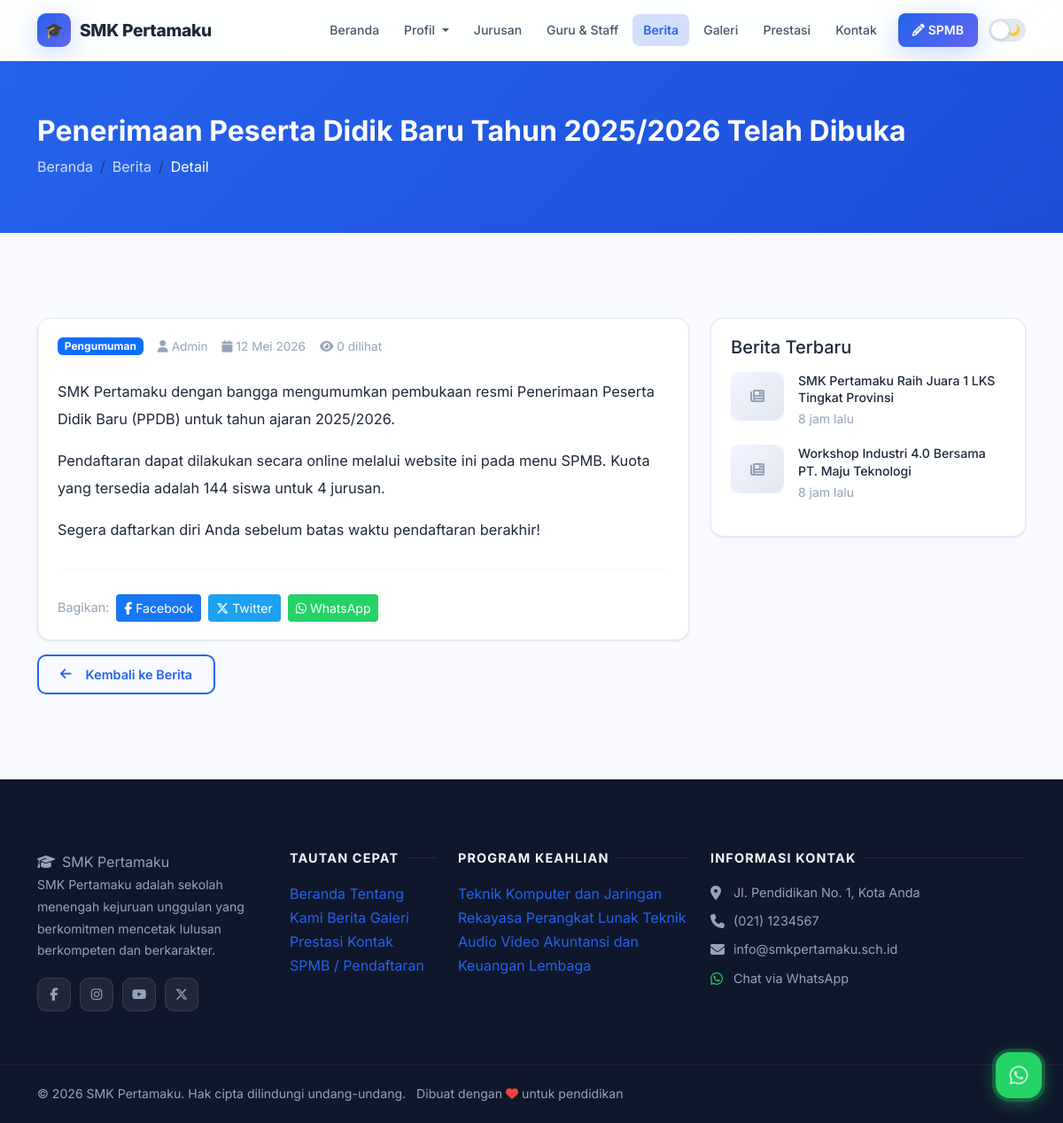
Screenshot of /berita/ppdb-2025-2026-dibuka with the database file from the repository.
### tables this page shows
CREATE TABLE IF NOT EXISTS `news` (
  `id` INT AUTO_INCREMENT PRIMARY KEY,
  `title` VARCHAR(250) NOT NULL,
  `slug` VARCHAR(250) UNIQUE NOT NULL,
  `excerpt` TEXT,
  `content` LONGTEXT,
  `image` VARCHAR(255) DEFAULT NULL,
  `category` VARCHAR(100) DEFAULT 'Berita',
  `program_id` INT DEFAULT NULL COMMENT 'NULL = berita umum, isi = berita jurusan spesifik',
  `author` VARCHAR(100) DEFAULT 'Admin',
  `views` INT DEFAULT 0,
  `is_published` TINYINT(1) DEFAULT 1,
  `published_at` DATETIME DEFAULT CURRENT_TIMESTAMP,
  `created_at` TIMESTAMP DEFAULT CURRENT_TIMESTAMP,
  FOREIGN KEY (`program_id`) REFERENCES `programs`(`id`) ON DELETE SET NULL
);

CREATE TABLE IF NOT EXISTS `social_media` (
  `id` INT AUTO_INCREMENT PRIMARY KEY,
  `platform` VARCHAR(50) NOT NULL,
  `url` VARCHAR(255) NOT NULL,
  `icon` VARCHAR(100) DEFAULT NULL,
  `is_active` TINYINT(1) DEFAULT 1
);

CREATE TABLE IF NOT EXISTS `programs` (
  `id` INT AUTO_INCREMENT PRIMARY KEY,
  `name` VARCHAR(200) NOT NULL,
  `code` VARCHAR(20) DEFAULT NULL,
  `description` LONGTEXT,
  `image` VARCHAR(255) DEFAULT NULL,
  `icon` VARCHAR(100) DEFAULT 'fas fa-laptop-code',
  `quota` INT DEFAULT 36,
  `is_active` TINYINT(1) DEFAULT 1,
  `sort_order` INT DEFAULT 0,
  `created_at` TIMESTAMP DEFAULT CURRENT_TIMESTAMP
);

### app/controllers/PublicController.php (called while the page is built, shortened)
<?php
class PublicController {
    public function newsDetail($slug) {
        $db = getDB();
        $slug = $db->real_escape_string($slug);
        $res = $db->query("SELECT * FROM news WHERE slug='$slug' AND is_published=1 LIMIT 1");
        if (!$res || !($news = $res->fetch_assoc())) {
            redirect('/berita');
        }
        require_once __DIR__ . '/../../views/public/news_detail.php';
    }
}

### index.php (called while the page is built, shortened)
<?php
require_once __DIR__ . '/routes/web.php';

### app/helpers.php (called while the page is built, shortened)
<?php
function getSettings() {
    $db = getDB();
    $res = $db->query("SELECT `key`, value FROM settings");
    $data = [];
    while ($row = $res->fetch_assoc()) {
        $data[$row['key']] = $row['value'];
    }
    return $data;
}
function timeAgo($datetime) {
    $time = time() - strtotime($datetime);
    if ($time < 86400) return round($time/3600) . ' jam lalu';
    return date('d M Y', strtotime($datetime));
}
function formatDate($date) {
    $months = ['','Januari','Februari','Maret','April','Mei','Juni',
               'Juli','Agustus','September','Oktober','November','Desember'];
    $d = date('j', strtotime($date));
    $m = $months[(int)date('n', strtotime($date))];
    $y = date('Y', strtotime($date));
    return "$d $m $y";
}

### views/public/news_detail.php (the view, shortened to what this page needs)
<?php
require_once __DIR__ . '/../layouts/header.php';
?>
<div style="background:linear-gradient(135deg,var(--primary),var(--primary-dark));padding:60px 0;color:#fff;">
    <div class="container">
        <h1 class="fw-bold mb-2" style="font-size:clamp(1.3rem,3vw,2rem);"><?= htmlspecialchars($news['title'] ?? '') ?></h1>
        <nav aria-label="breadcrumb">
            <ol class="breadcrumb mb-0"><li class="breadcrumb-item"><a href="<?= APP_URL ?>/" style="color:rgba(255,255,255,0.8);">Beranda</a></li><li class="breadcrumb-item"><a href="<?= APP_URL ?>/berita" style="color:rgba(255,255,255,0.8);">Berita</a></li><li class="breadcrumb-item active text-white">Detail</li></ol>
        </nav>
    </div>
</div>
<section class="section">
    <div class="container">
        <div class="row g-4">
            <div class="col-lg-8">
                <article class="card">
                    <div class="card-body">
                        <div class="d-flex flex-wrap align-items-center gap-3 mb-4">
                            <span class="badge bg-primary"><?= htmlspecialchars($news['category'] ?? '') ?></span>
                            <span style="color:var(--text-muted);font-size:0.85rem;"><i class="fas fa-user me-1"></i><?= htmlspecialchars($news['author'] ?? 'Admin') ?></span>
                            <span style="color:var(--text-muted);font-size:0.85rem;"><i class="fas fa-calendar me-1"></i><?= formatDate($news['published_at']) ?></span>
                            <span style="color:var(--text-muted);font-size:0.85rem;"><i class="fas fa-eye me-1"></i><?= number_format($news['views'] ?? 0) ?> dilihat</span>
                        </div>
                        <div style="color:var(--text);line-height:1.9;font-size:1.02rem;">
                            <?= $news['content'] ?? '' ?>
                        </div>
                        <hr style="border-color:var(--border);margin:28px 0;">
                        <div class="d-flex align-items-center gap-2 flex-wrap">
                            <span style="color:var(--text-muted);font-size:0.9rem;">Bagikan:</span>
                            <?php $shareUrl = urlencode(APP_URL . '/berita/' . ($news['slug'] ?? '')); $shareTitle = urlencode($news['title'] ?? ''); ?>
                            <a href="https://www.facebook.com/sharer/sharer.php?u=<?= $shareUrl ?>" target="_blank" class="btn btn-sm" style="background:#1877f2;color:#fff;"><i class="fab fa-facebook-f me-1"></i>Facebook</a>
                            <a href="https://twitter.com/intent/tweet?url=<?= $shareUrl ?>&text=<?= $shareTitle ?>" target="_blank" class="btn btn-sm" style="background:#1da1f2;color:#fff;"><i class="fab fa-x-twitter me-1"></i>Twitter</a>
                            <a href="https://wa.me/?text=<?= $shareTitle ?>+<?= $shareUrl ?>" target="_blank" class="btn btn-sm" style="background:#25d366;color:#fff;"><i class="fab fa-whatsapp me-1"></i>WhatsApp</a>
                        </div>
                    </div>
                </article>
                <div class="mt-3">
                    <a href="<?= APP_URL ?>/berita" class="btn btn-outline-primary"><i class="fas fa-arrow-left me-2"></i>Kembali ke Berita</a>
                </div>
            </div>
            <div class="col-lg-4">
                <div class="card mb-4">
                    <div class="card-body">
                        <h5 style="color:var(--text);margin-bottom:16px;">Berita Terbaru</h5>
                        <?php
                        $db = getDB();
                        $latestRes = $db->query("SELECT id,title,slug,published_at,image FROM news WHERE is_published=1 AND id != " . (int)($news['id'] ?? 0) . " ORDER BY published_at DESC LIMIT 5");
                        $latestNews = $latestRes ? $latestRes->fetch_all(MYSQLI_ASSOC) : [];
                        foreach ($latestNews as $ln): ?>
                        <div class="d-flex gap-3 mb-3">
                            <div style="width:60px;height:55px;border-radius:8px;overflow:hidden;flex-shrink:0;background:var(--bg-secondary);">
                                <?php if (!empty($ln['image'])): ?><img src="<?= UPLOAD_URL . htmlspecialchars($ln['image']) ?>" style="width:100%;height:100%;object-fit:cover;" alt=""><?php else: ?><div class="img-placeholder h-100"><i class="fas fa-newspaper" style="font-size:1rem;"></i></div><?php endif; ?>
                            </div>
                            <div>
                                <a href="<?= APP_URL ?>/berita/<?= htmlspecialchars($ln['slug']) ?>" style="color:var(--text);font-size:0.88rem;font-weight:500;display:block;line-height:1.4;"><?= htmlspecialchars($ln['title']) ?></a>
                                <small style="color:var(--text-muted);"><?= timeAgo($ln['published_at']) ?></small>
                            </div>
                        </div>
                        <?php endforeach; ?>
                    </div>
                </div>
            </div>
        </div>
    </div>
</section>
<?php require_once __DIR__ . '/../layouts/footer.php'; ?>

### views/layouts/footer.php (shortened to what this page needs)
<?php
$settings = getSettings();
$schoolName = $settings['school_name'] ?? 'SMK Pertamaku';
$footerAbout = $settings['footer_about'] ?? '';
$address = $settings['school_address'] ?? '';
$phone = $settings['school_phone'] ?? '';
$email = $settings['school_email'] ?? '';
$whatsapp = $settings['whatsapp_number'] ?? '';
$currentYear = date('Y');
$db = getDB();
$progRes = $db->query("SELECT id, name FROM programs WHERE is_active=1 ORDER BY sort_order LIMIT 6");
$footerPrograms = $progRes ? $progRes->fetch_all(MYSQLI_ASSOC) : [];
$smRes = $db->query("SELECT * FROM social_media WHERE is_active=1");
$socialMedia = $smRes ? $smRes->fetch_all(MYSQLI_ASSOC) : [];
?>
</main>
<footer class="site-footer">
    <div class="container">
        <div class="row g-4">
            <div class="col-lg-3 col-md-6">
                <span class="footer-brand"><i class="fas fa-graduation-cap me-2"></i><?= htmlspecialchars($schoolName) ?></span>
                <p><?= htmlspecialchars($footerAbout) ?></p>
                <?php if ($socialMedia): ?>
                <div class="social-links">
                    <?php foreach ($socialMedia as $sm): ?>
                        <a href="<?= htmlspecialchars($sm['url']) ?>" target="_blank" rel="noopener" class="social-link" title="<?= htmlspecialchars($sm['platform']) ?>">
                            <i class="<?= htmlspecialchars($sm['icon'] ?? 'fas fa-link') ?>"></i>
                        </a>
                    <?php endforeach; ?>
                </div>
                <?php endif; ?>
            </div>
            <div class="col-lg-2 col-md-6">
                <h5>Tautan Cepat</h5>
                <a href="<?= APP_URL ?>/">Beranda</a>
                <a href="<?= APP_URL ?>/profil">Tentang Kami</a>
                <a href="<?= APP_URL ?>/berita">Berita</a>
                <a href="<?= APP_URL ?>/galeri">Galeri</a>
                <a href="<?= APP_URL ?>/prestasi">Prestasi</a>
                <a href="<?= APP_URL ?>/kontak">Kontak</a>
                <a href="<?= APP_URL ?>/spmb">SPMB / Pendaftaran</a>
            </div>
            <div class="col-lg-3 col-md-6">
                <h5>Program Keahlian</h5>
                <?php foreach ($footerPrograms as $prog): ?>
                    <a href="<?= APP_URL ?>/jurusan/<?= $prog['id'] ?>"><?= htmlspecialchars($prog['name']) ?></a>
                <?php endforeach; ?>
            </div>
            <div class="col-lg-4 col-md-6">
                <h5>Informasi Kontak</h5>
                <?php if ($address): ?>
                <div class="d-flex gap-2 mb-2">
                    <i class="fas fa-map-marker-alt mt-1" style="color:#94a3b8;width:18px;"></i>
                    <span style="color:var(--footer-text);font-size:0.9rem;"><?= htmlspecialchars($address) ?></span>
                </div>
                <?php endif; ?>
                <?php if ($phone): ?>
                <div class="d-flex gap-2 mb-2">
                    <i class="fas fa-phone mt-1" style="color:#94a3b8;width:18px;"></i>
                    <a href="tel:<?= preg_replace('/[^0-9+]/', '', $phone) ?>" style="color:var(--footer-text);font-size:0.9rem;"><?= htmlspecialchars($phone) ?></a>
                </div>
                <?php endif; ?>
                <?php if ($email): ?>
                <div class="d-flex gap-2 mb-2">
                    <i class="fas fa-envelope mt-1" style="color:#94a3b8;width:18px;"></i>
                    <a href="mailto:<?= htmlspecialchars($email) ?>" style="color:var(--footer-text);font-size:0.9rem;"><?= htmlspecialchars($email) ?></a>
                </div>
                <?php endif; ?>
                <?php if ($whatsapp): ?>
                <div class="d-flex gap-2 mb-2">
                    <i class="fab fa-whatsapp mt-1" style="color:#25d366;width:18px;"></i>
                    <a href="https://wa.me/<?= preg_replace('/[^0-9]/', '', $whatsapp) ?>" target="_blank" style="color:var(--footer-text);font-size:0.9rem;">Chat via WhatsApp</a>
                </div>
                <?php endif; ?>
            </div>
        </div>
    </div>
    <div class="footer-bottom">
        <div class="container">
            <p class="mb-0">
                &copy; <?= $currentYear ?> <?= htmlspecialchars($schoolName) ?>. Hak cipta dilindungi undang-undang.
                <span class="ms-2">Dibuat dengan <i class="fas fa-heart" style="color:#ef4444;"></i> untuk pendidikan</span>
            </p>
        </div>
    </div>
</footer>
<?php if ($whatsapp): ?>
<a href="https://wa.me/<?= preg_replace('/[^0-9]/', '', $whatsapp) ?>?text=Halo+<?= urlencode($schoolName) ?>%2C+saya+ingin+bertanya..."
   class="whatsapp-float" target="_blank" rel="noopener" title="Chat WhatsApp">
    <i class="fab fa-whatsapp"></i>
</a>
<?php endif; ?>
</body>
</html>

### assets/css/style.css (style rules this page uses)
:root { --bg: #f8faff; --bg-secondary: #f0f4ff; --bg-card: #ffffff; --text: #1e293b; --text-secondary:#475569; --text-muted: #94a3b8; --primary: #2563eb; --primary-light: #3b82f6; --primary-dark: #1d4ed8; --primary-glow: rgba(37,99,235,0.20); --accent: #6366f1; --accent-glow: rgba(99,102,241,0.18); --success: #16a34a; --warning: #d97706; --danger: #dc2626; --border: #e2e8f0; --border-light: #f1f5f9; --navbar-bg: rgba(255,255,255,0.85); --footer-bg: #0f172a; --footer-text: #94a3b8; --shadow-sm: 0 1px 3px rgba(0,0,0,0.06), 0 1px 2px rgba(0,0,0,0.04); --shadow: 0 4px 16px rgba(0,0,0,0.08); --shadow-md: 0 8px 32px rgba(0,0,0,0.10); --shadow-lg: 0 20px 60px rgba(0,0,0,0.12); --shadow-blue: 0 8px 32px rgba(37,99,235,0.25); --radius: 14px; --radius-lg: 20px; --transition: all 0.3s cubic-bezier(0.4,0,0.2,1); --gradient: linear-gradient(135deg, #2563eb 0%, #6366f1 100%); --gradient-hero: linear-gradient(135deg, #0f172a 0%, #1e3a8a 50%, #1e1b4b 100%); }
*, *::before, *::after { box-sizing: border-box; }
html { scroll-behavior: smooth; font-size: 16px; }
body { background-color: var(--bg); color: var(--text); font-family: 'Segoe UI', system-ui, -apple-system, 'Helvetica Neue', sans-serif; line-height: 1.7; transition: background-color 0.4s ease, color 0.3s ease; overflow-x: hidden; }
a { color: var(--primary); text-decoration: none; transition: var(--transition); }
.section { padding: 96px 0; }
.btn-outline-primary { background: transparent; color: var(--primary); border: 2px solid var(--primary); border-radius: 10px; padding: 10px 24px; font-weight: 600; font-size: 0.9rem; transition: var(--transition); display: inline-flex; align-items: center; gap: 8px; }
.site-footer { background: var(--footer-bg); padding: 80px 0 0; color: var(--footer-text); }
.site-footer p { font-size: 0.88rem; line-height: 1.75; color: var(--footer-text); }
.site-footer h5 { color: #f1f5f9; font-size: 0.9rem; font-weight: 700; text-transform: uppercase; letter-spacing: 0.08em; margin-bottom: 18px; display: flex; align-items: center; gap: 8px; }
.site-footer h5::after { content: ''; flex: 1; height: 1px; background: rgba(255,255,255,0.08); }
.social-links { display: flex; gap: 10px; margin-top: 18px; flex-wrap: wrap; }
.social-link { width: 38px; height: 38px; background: rgba(255,255,255,0.07); border: 1px solid rgba(255,255,255,0.1); border-radius: 10px; display: flex; align-items: center; justify-content: center; color: var(--footer-text); font-size: 0.9rem; transition: var(--transition); }
.footer-bottom { margin-top: 60px; border-top: 1px solid rgba(255,255,255,0.07); padding: 20px 0; display: flex; align-items: center; justify-content: space-between; flex-wrap: wrap; gap: 12px; font-size: 0.82rem; color: var(--footer-text); }
.whatsapp-float { position: fixed; bottom: 28px; right: 24px; width: 52px; height: 52px; background: #25d366; border-radius: 16px; display: flex; align-items: center; justify-content: center; color: #fff; font-size: 1.5rem; z-index: 1000; box-shadow: 0 4px 20px rgba(37,211,102,0.45); transition: var(--transition); }
.whatsapp-float::before { content: ''; position: absolute; inset: -4px; background: rgba(37,211,102,0.25); border-radius: 20px; animation: wa-pulse 2.5s ease-in-out infinite; }
.card { background: var(--bg-card); border: 1px solid var(--border); border-radius: var(--radius); transition: var(--transition); box-shadow: var(--shadow-sm); }
.card-body { padding: 20px 22px; }
.img-placeholder { background: linear-gradient(135deg, var(--bg-secondary), var(--border)); display: flex; align-items: center; justify-content: center; color: var(--text-muted); border-radius: var(--radius); }
.badge { border-radius: 6px; }
hr { border-color: var(--border); }

### views/layouts/header.php (style rules this page uses)
body { font-family:'Inter',system-ui,sans-serif; }

### rows the page displays
news: title "Penerimaan Peserta Didik Baru Tahun 2025/2026 Telah Dibuka", category "Pengumuman", author "Admin", published_at "12 Mei 2026", views "0", content "SMK Pertamaku dengan bangga mengumumkan pembukaan resmi Penerimaan Peserta Didik Baru (PPDB) untuk tahun ajaran 2025/2026. Pendaftaran dapat dilakukan secara online melalui website ini pada menu SPMB. Kuota yang tersedia adalah 144 siswa untuk 4 jurusan. Segera daftarkan diri Anda sebelum batas waktu pendaftaran berakhir!"
news: title "SMK Pertamaku Raih Juara 1 LKS Tingkat Provinsi", published_at "8 jam lalu"
news: title "Workshop Industri 4.0 Bersama PT. Maju Teknologi", published_at "8 jam lalu"
programs: name "Teknik Komputer dan Jaringan"
programs: name "Rekayasa Perangkat Lunak"
programs: name "Teknik Audio Video"
programs: name "Akuntansi dan Keuangan Lembaga"

### other values shown
$schoolName "SMK Pertamaku"
$footerAbout "SMK Pertamaku adalah sekolah menengah kejuruan unggulan yang berkomitmen mencetak lulusan berkompeten dan berkarakter."
$address "Jl. Pendidikan No. 1, Kota Anda"
$phone "(021) 1234567"
$email "info@smkpertamaku.sch.id"
